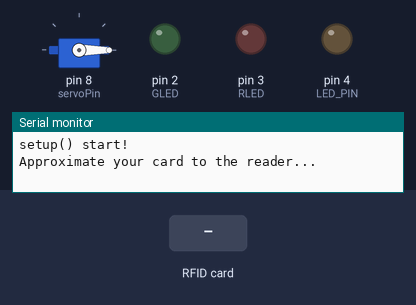
A sketch run on a simulated Arduino Uno, built with avr-gcc and run on an emulated ATmega328P. On the bench: servo, output pins drawn as LEDs (lit = HIGH), the last lines printed to the serial monitor. The inputs (shaded band) are chosen by the test bench. Pins used as bus, display or sensor lines are not drawn.

Above: at 1.2 s.
1.3 s: RFID card E1 E3 2D 0D held to the reader
At 1.6 s:
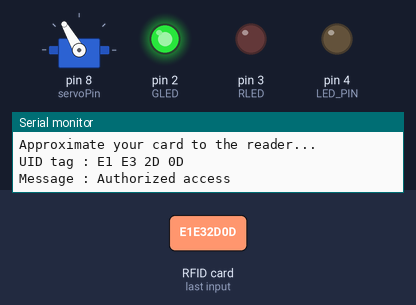
4.3 s: RFID card 5E 7A 19 C4 held to the reader
At 5.1 s:
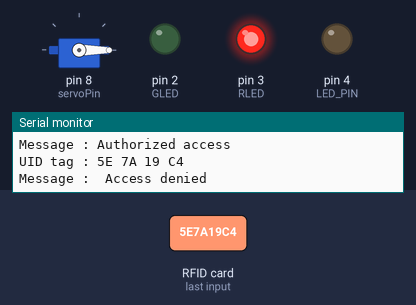
Timing chart, 0 to 7.3 s (numbered marks = the images above; inputs shaded):
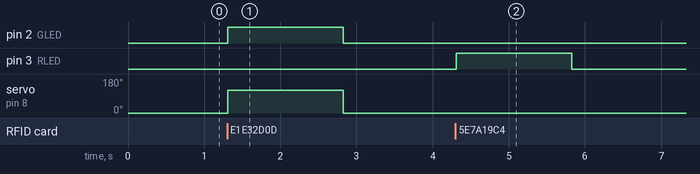

Measured:
- after the input at 1.3 s, pin 2 (GLED): LOW → HIGH at once, → LOW 1.5 s later; servo on pin 8 (servoPin): 0° → 120° at once, → 0° 1.5 s later
- after the input at 4.3 s, pin 3 (RLED): LOW → HIGH at once, → LOW 1.5 s later

The sketch:

rfid_doorlock.ino
```cpp
/*
  blue test:
  http://www.kccistc.net/
  작성일 : 2022.12.19
  작성자 : IoT 임베디드 KSH
*/
#include <SoftwareSerial.h>

#define DEBUG
#include <SPI.h>
#include <MFRC522.h>
#include <MsTimer2.h>
#define SS_PIN 10
#define RST_PIN 9
#define LED_PIN 4
MFRC522 rfid(SS_PIN, RST_PIN);  //rfid 객체 생성

#include <Servo.h>  // 서보 라이브러리를 지정
#define servoPin 8  // 서보 모터핀을 지정
Servo servo;        // 서보 라이브러리 변수를 선언
int pos = 0;        // 현재 각도를 저장할 변수를 지정한다
int RLED = 3;       // 빨간색 LED단자를 아두이노 7번과 연결
int GLED = 2;       // 초록색 LED단자를 아두이노 6번과 연결
bool tagFlag = false;
bool updatTimeFlag = false;
typedef struct {
  int year;
  int month;
  int day;
  int hour;
  int min;
  int sec;
} DATETIME;
DATETIME dateTime = {0, 0, 0, 12, 0, 0};

#define ARR_CNT 5
#define CMD_SIZE 60

char sendBuf[CMD_SIZE];
char recvId[10] = "KSH_SQL";  // SQL 저장 클라이이언트 ID

bool timerIsrFlag = false;
unsigned int secCount;
unsigned int myservoTime;

SoftwareSerial BTSerial(6, 7); // RX ==>BT:TXD, TX ==> BT:RXD

void setup()
{
#ifdef DEBUG
  Serial.begin(9600);
  Serial.println("setup() start!");

#endif
  BTSerial.begin(9600); // set the data rate for the SoftwareSerial port
  pinMode(LED_PIN, OUTPUT);
  Serial.begin(9600);      // 블루투스 모듈과 시리얼 통신 속도 설정
  pinMode(RLED, OUTPUT);   // RED LED를 출력으로 지정
  pinMode(GLED, OUTPUT);   // GREEN LED를 출력으로 지정
  servo.attach(servoPin);  // 서보모터 핀을 설정한다
  servo.write(0);          // 서보모터 0도 위치로 초기화

  SPI.begin();      // SPI 통신 시작
  rfid.PCD_Init();  // rfid(MFRC522) 초기화
  Serial.println("Approximate your card to the reader...");
  Serial.println();

}

void loop()
{

  if (BTSerial.available())
  {
    bluetoothEvent();
  }

  // 새카드 접촉이 있을 때만 다음 단계로 넘어감
  if (!rfid.PICC_IsNewCardPresent()) {
    return;
  }
  // 카드 읽힘이 제대로 되면 다음으로 넘어감
  if (!rfid.PICC_ReadCardSerial()) {
    return;
  }
  // UID 값을 16진 값으로 읽고 저장한 후 시리얼 모니터로 표시함
  Serial.print("UID tag :");
  String content = "";
  byte letter;
  for (byte i = 0; i < rfid.uid.size; i++) {
    Serial.print(rfid.uid.uidByte[i] < 0x10 ? " 0" : " ");
    Serial.print(rfid.uid.uidByte[i], HEX);
    content.concat(String(rfid.uid.uidByte[i] < 0x10 ? " 0" : " "));
    content.concat(String(rfid.uid.uidByte[i], HEX));
  }
  Serial.println();
  Serial.print("Message : ");
  content.toUpperCase();
  if (tagFlag == false && content.substring(1) == "E1 E3 2D 0D")  // 엑세스 승인 하고자하는 UID 기록
  {//
    // 인증이 되면 Green LED와 함께 서보모터를 작동시킨다.
    Serial.println("Authorized access");
    Serial.println();
    digitalWrite(GLED, HIGH);
    servo.write(120);  // 서보모터의 각도를 변경한다
    if (servo.attached() && (myservoTime + 2 == secCount))
    {
      servo.detach();
    }
    tagFlag = true;                // 안열림
    sprintf(sendBuf, "[LSR_RAS]TAG@ON\n");
             //열림
    BTSerial.write(sendBuf);
    delay(1500);
                           // 서보 모터의 각도가 변하는 것을 기다려 준다.
    servo.write(0);                    // 시간지연 후 문을 닫는다
    digitalWrite(GLED, LOW);           // 시간지연 후 LED 끈다
  }
  else if( tagFlag == true) {//                             // 서보모터는 작동 없이 Red LED만 켜고 끈다
    Serial.println(" Access denied");  // 그외 UID는 승인 거부 표시
    digitalWrite(RLED, HIGH);
    tagFlag = false;
    sprintf(sendBuf, "[LSR_RAS]TAG@OFF\n");
    BTSerial.write(sendBuf);  // 값을 블루투스로 전송
    delay(1500);
    digitalWrite(RLED, LOW);


  }

}
void bluetoothEvent()
{
  int i = 0;
  char * pToken;
  char * pArray[ARR_CNT] = {0};
  char recvBuf[CMD_SIZE] = {0};
  int len = BTSerial.readBytesUntil('\n', recvBuf, sizeof(recvBuf) - 1);

#ifdef DEBUG
  Serial.print("Recv : ");
  Serial.println(recvBuf);
#endif

  pToken = strtok(recvBuf, "[@]");
  while (pToken != NULL)
  {
    pArray[i] =  pToken;
    if (++i >= ARR_CNT)
      break;
    pToken = strtok(NULL, "[@]");
  }
  //recvBuf : [XXX_BTM]LED@ON
  //pArray[0] = "XXX_LIN"   : 송신자 ID
  //pArray[1] = "LED"
  //pArray[2] = "ON"
  //pArray[3] = 0x0

  if (!strcmp(pArray[1], "LED")) {
    if (!strcmp(pArray[2], "ON")) {
      digitalWrite(LED_PIN, HIGH);
    }
    else if (!strcmp(pArray[2], "OFF")) {
      digitalWrite(LED_PIN, LOW);
    }
    sprintf(sendBuf, "[%s]%s@%s\n", pArray[0], pArray[1], pArray[2]);
  }
#ifdef DEBUG
  Serial.print("Send : ");
  Serial.print(sendBuf);
#endif
  BTSerial.write(sendBuf);
}
void timerIsr()
{
  timerIsrFlag = true;
  secCount++;
  clock_calc(&dateTime);
}
void clock_calc(DATETIME *dateTime)
{
  int ret = 0;
  dateTime->sec++;          // increment second

  if(dateTime->sec >= 60)                              // if second = 60, second = 0
  {
      dateTime->sec = 0;
      dateTime->min++;

      if(dateTime->min >= 60)                          // if minute = 60, minute = 0
      {
          dateTime->min = 0;
          dateTime->hour++;                               // increment hour
          if(dateTime->hour == 24)
          {
            dateTime->hour = 0;
            updatTimeFlag = true;
          }
       }
    }
}
```
